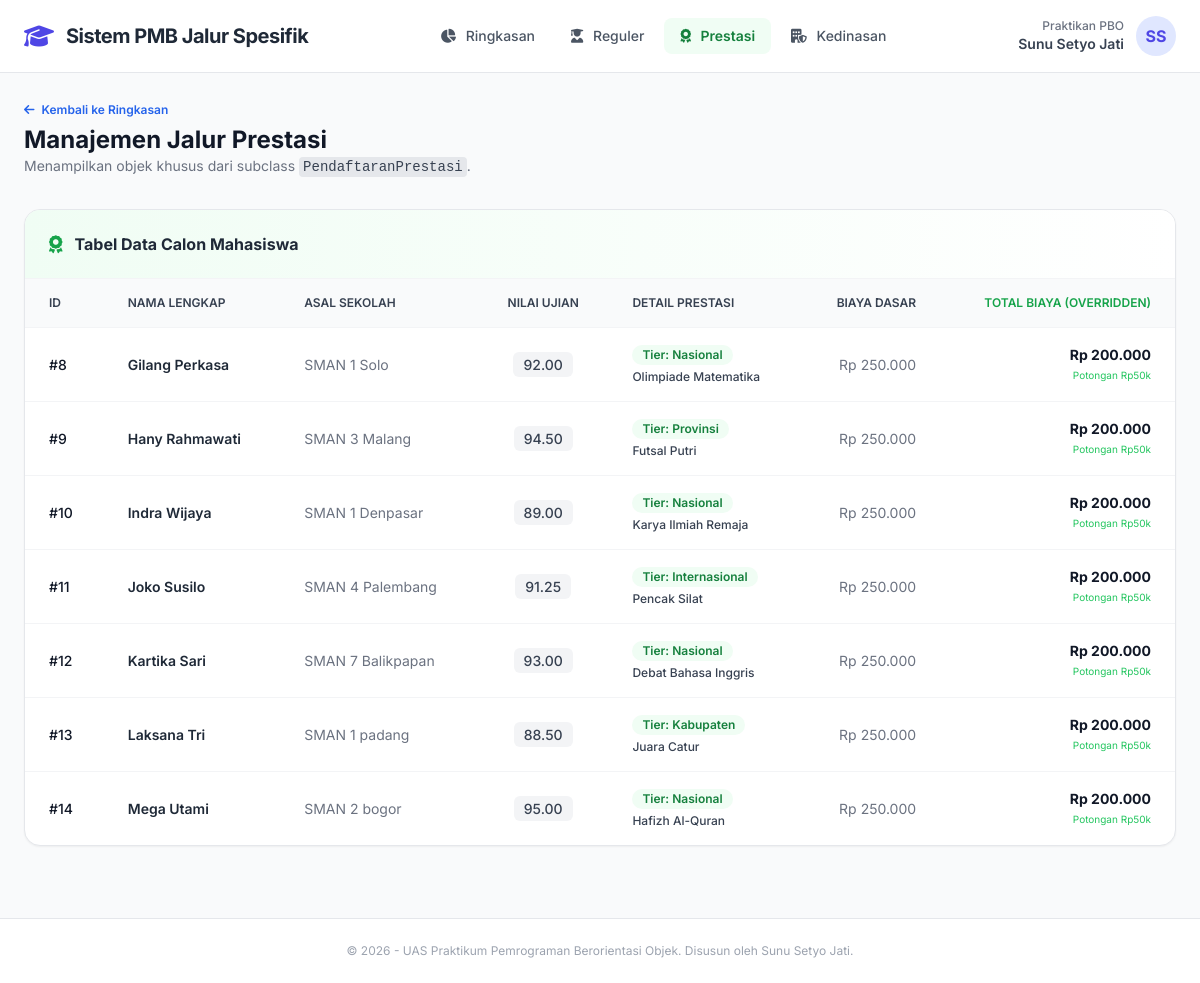
Page /index.php?page=prestasi on the committed database.
### tables this page shows
CREATE TABLE `tabel_pendaftaran` (
  `id_pendaftaran` int NOT NULL,
  `nama_calon` varchar(100) NOT NULL,
  `asal_sekolah` varchar(100) NOT NULL,
  `nilai_ujian` decimal(5,2) NOT NULL,
  `biaya_pendaftaran_dasar` decimal(10,2) NOT NULL,
  `jalur_pendaftaran` enum('Reguler','Prestasi','Kedinasan') NOT NULL,
  `pilihan_prodi` varchar(100) DEFAULT NULL,
  `lokasi_kampus` varchar(100) DEFAULT NULL,
  `jenis_prestasi` varchar(100) DEFAULT NULL,
  `tingkat_prestasi` varchar(50) DEFAULT NULL,
  `sk_ikatan_dinas` varchar(100) DEFAULT NULL,
  `instansi_sponsor` varchar(100) DEFAULT NULL
);

### PendaftaranPrestasi.php (called while the page is built, shortened)
<?php
require_once 'Pendaftaran.php';
class PendaftaranPrestasi extends Pendaftaran {
    private $jenis_prestasi;
    private $tingkat_prestasi;
    public function __construct($id_pendaftaran, $nama_calon, $asal_sekolah, $nilai_ujian, $biaya_pendaftaran_dasar, $jenis_prestasi, $tingkat_prestasi) {
        $this->jenis_prestasi = $jenis_prestasi;
        $this->tingkat_prestasi = $tingkat_prestasi;
    }
    public function getJenisPrestasi() { return $this->jenis_prestasi; }
    public function getTingkatPrestasi() { return $this->tingkat_prestasi; }
    public function hitungTotalBiaya() {
        return $this->biaya_pendaftaran_dasar - 50000;
    }
    public static function getDaftarPrestasi($db) {
        $query = "SELECT * FROM tabel_pendaftaran WHERE jalur_pendaftaran = 'Prestasi'";
        $stmt = $db->prepare($query);
        $stmt->execute();
        $list = [];
        while ($row = $stmt->fetch(PDO::FETCH_ASSOC)) {
            $list[] = new PendaftaranPrestasi(
                $row['id_pendaftaran'],
                $row['nama_calon'],
                $row['asal_sekolah'],
                $row['nilai_ujian'],
                $row['biaya_pendaftaran_dasar'],
                $row['jenis_prestasi'],
                $row['tingkat_prestasi']
            );
        }
        return $list;
    }
}
?>

### Pendaftaran.php (called while the page is built, shortened)
<?php
abstract class Pendaftaran {
    protected $id_pendaftaran;
    protected $nama_calon;
    protected $asal_sekolah;
    protected $nilai_ujian;
    protected $biaya_pendaftaran_dasar;
    public function __construct($id_pendaftaran, $nama_calon, $asal_sekolah, $nilai_ujian, $biaya_pendaftaran_dasar) {
        $this->id_pendaftaran = $id_pendaftaran;
        $this->nama_calon = $nama_calon;
        $this->asal_sekolah = $asal_sekolah;
        $this->nilai_ujian = $nilai_ujian;
        $this->biaya_pendaftaran_dasar = $biaya_pendaftaran_dasar;
    }
    public function getIdPendaftaran() { return $this->id_pendaftaran; }
    public function getNamaCalon() { return $this->nama_calon; }
    public function getAsalSekolah() { return $this->asal_sekolah; }
    public function getNilaiUjian() { return $this->nilai_ujian; }
    public function getBiayaPendaftaranDasar() { return $this->biaya_pendaftaran_dasar; }
}
?>

### index.php (the view, shortened to what this page needs)
<?php
require_once 'Pendaftaran.php';
require_once 'PendaftaranPrestasi.php';
$database = new Database();
$db = $database->getConnection();
$page = isset($_GET['page']) ? $_GET['page'] : 'dashboard';
$daftarReguler   = PendaftaranReguler::getDaftarReguler($db);
$daftarPrestasi  = PendaftaranPrestasi::getDaftarPrestasi($db);
$daftarKedinasan = PendaftaranKedinasan::getDaftarKedinasan($db);
$totalReguler = count($daftarReguler);
$totalPrestasi = count($daftarPrestasi);
$totalKedinasan = count($daftarKedinasan);
$totalSemua = $totalReguler + $totalPrestasi + $totalKedinasan;
?>
<!DOCTYPE html>
<html lang="id">
<head>
    <script src="https://cdn.tailwindcss.com"></script>
    <link rel="stylesheet" href="https://cdnjs.cloudflare.com/ajax/libs/font-awesome/6.4.0/css/all.min.css">
</head>
<body class="bg-gray-50 min-h-screen">
    <nav class="bg-white border-b border-gray-200 fixed top-0 z-50 w-full px-6 py-4">
        <div class="flex items-center justify-between">
            <div class="flex items-center justify-start">
                <i class="fa-solid fa-graduation-cap text-indigo-600 text-2xl mr-3"></i>
                <span class="text-xl font-bold text-gray-800 tracking-tight">Sistem PMB Jalur Spesifik</span>
            </div>
            <div class="hidden md:flex space-x-1 font-medium text-sm">
                <a href="index.php?page=dashboard" class="px-4 py-2 rounded-lg transition-colors <?= $page == 'dashboard' ? 'bg-indigo-50 text-indigo-700 font-semibold' : 'text-gray-600 hover:bg-gray-100' ?>">
                    <i class="fa-solid fa-chart-pie mr-1.5"></i> Ringkasan
                </a>
                <a href="index.php?page=reguler" class="px-4 py-2 rounded-lg transition-colors <?= $page == 'reguler' ? 'bg-blue-50 text-blue-700 font-semibold' : 'text-gray-600 hover:bg-gray-100' ?>">
                    <i class="fa-solid fa-user-graduate mr-1.5"></i> Reguler
                </a>
                <a href="index.php?page=prestasi" class="px-4 py-2 rounded-lg transition-colors <?= $page == 'prestasi' ? 'bg-green-50 text-green-700 font-semibold' : 'text-gray-600 hover:bg-gray-100' ?>">
                    <i class="fa-solid fa-award mr-1.5"></i> Prestasi
                </a>
                <a href="index.php?page=kedinasan" class="px-4 py-2 rounded-lg transition-colors <?= $page == 'kedinasan' ? 'bg-amber-50 text-amber-700 font-semibold' : 'text-gray-600 hover:bg-gray-100' ?>">
                    <i class="fa-solid fa-building-shield mr-1.5"></i> Kedinasan
                </a>
            </div>
            <div class="flex items-center space-x-3">
                <div class="text-right">
                    <p class="text-xs text-gray-500 font-medium">Praktikan PBO</p>
                    <p class="text-sm font-semibold text-gray-700">Sunu Setyo Jati</p>
                </div>
                <div class="w-10 h-10 bg-indigo-100 rounded-full flex items-center justify-center text-indigo-600 font-bold">SS</div>
            </div>
        </div>
    </nav>
    <div class="p-6 pt-24 max-w-7xl mx-auto space-y-8">
        <?php if ($page == 'dashboard'): ?>
            <div>
                <h1 class="text-2xl font-bold text-gray-900 tracking-tight">Selamat Datang di Portal PMB</h1>
                <p class="text-sm text-gray-500 mt-1">Gunakan menu navigasi di atas untuk berpindah halaman dan melihat detail spesifik data subclass.</p>
            </div>
            <div class="grid grid-cols-1 sm:grid-cols-2 lg:grid-cols-4 gap-6">
                <div class="bg-white p-6 rounded-2xl border border-gray-100 shadow-sm flex items-center justify-between">
                    <div>
                        <p class="text-sm font-medium text-gray-400 uppercase">Total Semua Pendaftar</p>
                        <h3 class="text-3xl font-bold text-gray-800 mt-1"><?= $totalSemua; ?></h3>
                    </div>
                    <div class="p-4 bg-gray-100 text-gray-600 rounded-xl"><i class="fa-solid fa-users text-xl"></i></div>
                </div>
                <a href="index.php?page=reguler" class="bg-white p-6 rounded-2xl border border-gray-100 shadow-sm flex items-center justify-between hover:border-blue-300 transition-all group">
                    <div>
                        <p class="text-sm font-medium text-gray-400 uppercase">Jalur Reguler</p>
                        <h3 class="text-3xl font-bold text-blue-600 mt-1"><?= $totalReguler; ?></h3>
                        <span class="text-xs text-blue-500 group-hover:underline mt-1 block">Buka Halaman <i class="fa-solid fa-arrow-right ml-1"></i></span>
                    </div>
                    <div class="p-4 bg-blue-50 text-blue-600 rounded-xl"><i class="fa-solid fa-user-graduate text-xl"></i></div>
                </a>
                <a href="index.php?page=prestasi" class="bg-white p-6 rounded-2xl border border-gray-100 shadow-sm flex items-center justify-between hover:border-green-300 transition-all group">
                    <div>
                        <p class="text-sm font-medium text-gray-400 uppercase">Jalur Prestasi</p>
                        <h3 class="text-3xl font-bold text-green-600 mt-1"><?= $totalPrestasi; ?></h3>
                        <span class="text-xs text-green-500 group-hover:underline mt-1 block">Buka Halaman <i class="fa-solid fa-arrow-right ml-1"></i></span>
                    </div>
                    <div class="p-4 bg-green-50 text-green-600 rounded-xl"><i class="fa-solid fa-award text-xl"></i></div>
                </a>
                <a href="index.php?page=kedinasan" class="bg-white p-6 rounded-2xl border border-gray-100 shadow-sm flex items-center justify-between hover:border-amber-300 transition-all group">
                    <div>
                        <p class="text-sm font-medium text-gray-400 uppercase">Jalur Kedinasan</p>
                        <h3 class="text-3xl font-bold text-amber-600 mt-1"><?= $totalKedinasan; ?></h3>
                        <span class="text-xs text-amber-500 group-hover:underline mt-1 block">Buka Halaman <i class="fa-solid fa-arrow-right ml-1"></i></span>
                    </div>
                    <div class="p-4 bg-amber-50 text-amber-600 rounded-xl"><i class="fa-solid fa-building-shield text-xl"></i></div>
                </a>
            </div>
            <div class="bg-gradient-to-r from-indigo-500 to-purple-600 p-8 rounded-2xl text-white shadow-md">
                <h3 class="text-xl font-bold mb-2"><i class="fa-solid fa-code mr-2"></i>Informasi Implementasi OOP</h3>
                <p class="text-sm text-indigo-100 max-w-2xl leading-relaxed">Proyek ini dirancang penuh menggunakan <strong>PHP Object-Oriented Programming (OOP)</strong>. Menghubungkan abstraksi basis data PDO, pembagian subclass konkrit, serta implementasi Polimorfisme Overriding untuk kalkulasi biaya pendaftaran akhir mahasiswa.</p>
            </div>
        <?php elseif ($page == 'prestasi'): ?>
            <div>
                <a href="index.php?page=dashboard" class="text-xs text-blue-600 font-semibold hover:underline"><i class="fa-solid fa-arrow-left mr-1"></i> Kembali ke Ringkasan</a>
                <h1 class="text-2xl font-bold text-gray-900 mt-1">Manajemen Jalur Prestasi</h1>
                <p class="text-sm text-gray-500">Menampilkan objek khusus dari subclass <code class="bg-gray-200 text-gray-700 px-1 py-0.5 rounded">PendaftaranPrestasi</code>.</p>
            </div>
            <div class="bg-white rounded-2xl border border-gray-200 shadow-sm overflow-hidden">
                <div class="px-6 py-5 bg-gradient-to-r from-green-50 to-white border-b border-gray-100 flex items-center">
                    <i class="fa-solid fa-award text-green-600 text-lg mr-3"></i>
                    <h2 class="text-md font-bold text-gray-800">Tabel Data Calon Mahasiswa</h2>
                </div>
                <div class="overflow-x-auto">
                    <table class="w-full text-sm text-left text-gray-500">
                        <thead class="text-xs text-gray-700 uppercase bg-gray-50 border-b border-gray-100">
                            <tr>
                                <th class="px-6 py-4 font-semibold">ID</th>
                                <th class="px-6 py-4 font-semibold">Nama Lengkap</th>
                                <th class="px-6 py-4 font-semibold">Asal Sekolah</th>
                                <th class="px-6 py-4 font-semibold text-center">Nilai Ujian</th>
                                <th class="px-6 py-4 font-semibold">Detail Prestasi</th>
                                <th class="px-6 py-4 font-semibold text-right">Biaya Dasar</th>
                                <th class="px-6 py-4 font-semibold text-right text-green-600">Total Biaya (Overridden)</th>
                            </tr>
                        </thead>
                        <tbody class="divide-y divide-gray-100">
                            <?php foreach ($daftarPrestasi as $mhs): ?>
                                <tr class="hover:bg-gray-50/70 transition-colors">
                                    <td class="px-6 py-4 font-medium text-gray-900">#<?= $mhs->getIdPendaftaran(); ?></td>
                                    <td class="px-6 py-4 font-semibold text-gray-800"><?= htmlspecialchars($mhs->getNamaCalon()); ?></td>
                                    <td class="px-6 py-4"><?= htmlspecialchars($mhs->getAsalSekolah()); ?></td>
                                    <td class="px-6 py-4 text-center"><span class="bg-gray-100 text-gray-700 font-medium px-2.5 py-1 rounded-md"><?= $mhs->getNilaiUjian(); ?></span></td>
                                    <td class="px-6 py-4">
                                        <span class="inline-flex items-center px-2.5 py-0.5 rounded-full text-xs font-semibold bg-green-50 text-green-700 mb-1">
                                            Tier: <?= htmlspecialchars($mhs->getTingkatPrestasi()); ?>
                                        </span>
                                        <div class="text-gray-700 text-xs font-medium"><?= htmlspecialchars($mhs->getJenisPrestasi()); ?></div>
                                    </td>
                                    <td class="px-6 py-4 text-right">Rp <?= number_format($mhs->getBiayaPendaftaranDasar(), 0, ',', '.'); ?></td>
                                    <td class="px-6 py-4 text-right font-bold text-gray-900">
                                        Rp <?= number_format($mhs->hitungTotalBiaya(), 0, ',', '.'); ?>
                                        <span class="block text-[10px] text-green-500 font-normal">Potongan Rp50k</span>
                                    </td>
                                </tr>
                            <?php endforeach; ?>
                        </tbody>
                    </table>
                </div>
            </div>
        <?php endif; ?>
    </div>
    <footer class="bg-white border-t border-gray-200 mt-12 py-6 text-center text-xs text-gray-400">
        &copy; 2026 - UAS Praktikum Pemrograman Berorientasi Objek. Disusun oleh Sunu Setyo Jati.
    </footer>
</body>
</html>

### index.php (style rules this page uses)
body { font-family: 'Inter', sans-serif; }

### rows in the picture
tabel_pendaftaran: id_pendaftaran "8", nama_calon "Gilang Perkasa", asal_sekolah "SMAN 1 Solo", nilai_ujian "92.00", tingkat_prestasi "Nasional", jenis_prestasi "Olimpiade Matematika", biaya_pendaftaran_dasar "250.000", biaya_pendaftaran_dasar "200.000"
tabel_pendaftaran: id_pendaftaran "9", nama_calon "Hany Rahmawati", asal_sekolah "SMAN 3 Malang", nilai_ujian "94.50", tingkat_prestasi "Provinsi", jenis_prestasi "Futsal Putri", biaya_pendaftaran_dasar "250.000", biaya_pendaftaran_dasar "200.000"
tabel_pendaftaran: id_pendaftaran "10", nama_calon "Indra Wijaya", asal_sekolah "SMAN 1 Denpasar", nilai_ujian "89.00", tingkat_prestasi "Nasional", jenis_prestasi "Karya Ilmiah Remaja", biaya_pendaftaran_dasar "250.000", biaya_pendaftaran_dasar "200.000"
tabel_pendaftaran: id_pendaftaran "11", nama_calon "Joko Susilo", asal_sekolah "SMAN 4 Palembang", nilai_ujian "91.25", tingkat_prestasi "Internasional", jenis_prestasi "Pencak Silat", biaya_pendaftaran_dasar "250.000", biaya_pendaftaran_dasar "200.000"
tabel_pendaftaran: id_pendaftaran "12", nama_calon "Kartika Sari", asal_sekolah "SMAN 7 Balikpapan", nilai_ujian "93.00", tingkat_prestasi "Nasional", jenis_prestasi "Debat Bahasa Inggris", biaya_pendaftaran_dasar "250.000", biaya_pendaftaran_dasar "200.000"
tabel_pendaftaran: id_pendaftaran "13", nama_calon "Laksana Tri", asal_sekolah "SMAN 1 padang", nilai_ujian "88.50", tingkat_prestasi "Kabupaten", jenis_prestasi "Juara Catur", biaya_pendaftaran_dasar "250.000", biaya_pendaftaran_dasar "200.000"
tabel_pendaftaran: id_pendaftaran "14", nama_calon "Mega Utami", asal_sekolah "SMAN 2 bogor", nilai_ujian "95.00", tingkat_prestasi "Nasional", jenis_prestasi "Hafizh Al-Quran", biaya_pendaftaran_dasar "250.000", biaya_pendaftaran_dasar "200.000"
